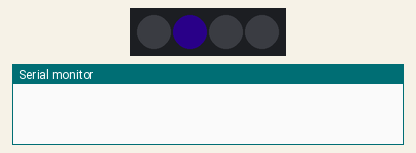
Simulated run of this sketch. Board: ESP8266 (NodeMCU). On the bench: 4 RGB LEDs in strip order, left to right, the last lines printed to the serial monitor. Dim RGB values are drawn brighter than linear.

Above: at 0.1 s.
At 7.86 s:
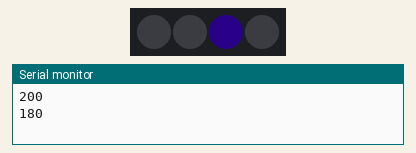
At 16.21 s:
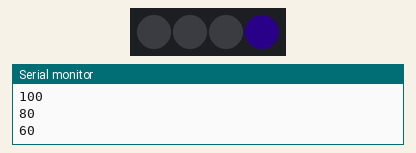
Timing chart, 0 to 19.0 s (numbered marks = the images above):
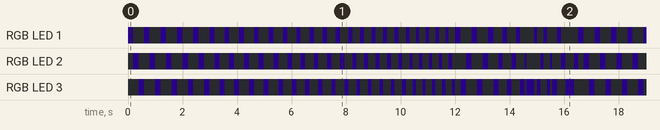

Measured:
- by itself, RGB LED 1: off → RGB(3, 0, 10) at 0.00 s, → off 0.20 s later, → RGB(3, 0, 10) 0.40 s later, → off 0.20 s later, … (521 changes in this stretch)
- by itself, RGB LED 2: off → RGB(3, 0, 10) at 0.20 s, → off 0.20 s later, → RGB(3, 0, 10) 0.40 s later, → off 0.20 s later, … (534 changes in this stretch)
- by itself, everything shown: repeats every 16.5 s, in 102 steps

The sketch:

12-intertactivo-2.ino.ino
```cpp
#include <Adafruit_NeoPixel.h>

#define PIN   D4
#define LED_NUM 4

Adafruit_NeoPixel leds = Adafruit_NeoPixel(LED_NUM, PIN, NEO_GRB + NEO_KHZ800);

int velocidad = 200;

void setup() {
  leds.begin(); // This initializes the NeoPixel library.
  Serial.begin(9600);
}

void loop() {
  for (int j = 0; j < 5; j++) {
    for (int i = 1; i < LED_NUM; i++) {
      leds.setPixelColor(i, leds.Color(3,0,10));
      leds.show();
      delay(velocidad);
      leds.setPixelColor(i, leds.Color(0,0,0));
    }
  }
  Serial.println(velocidad);
  velocidad -= 20;
  if (velocidad < 20)
    velocidad = 200;
}
```
